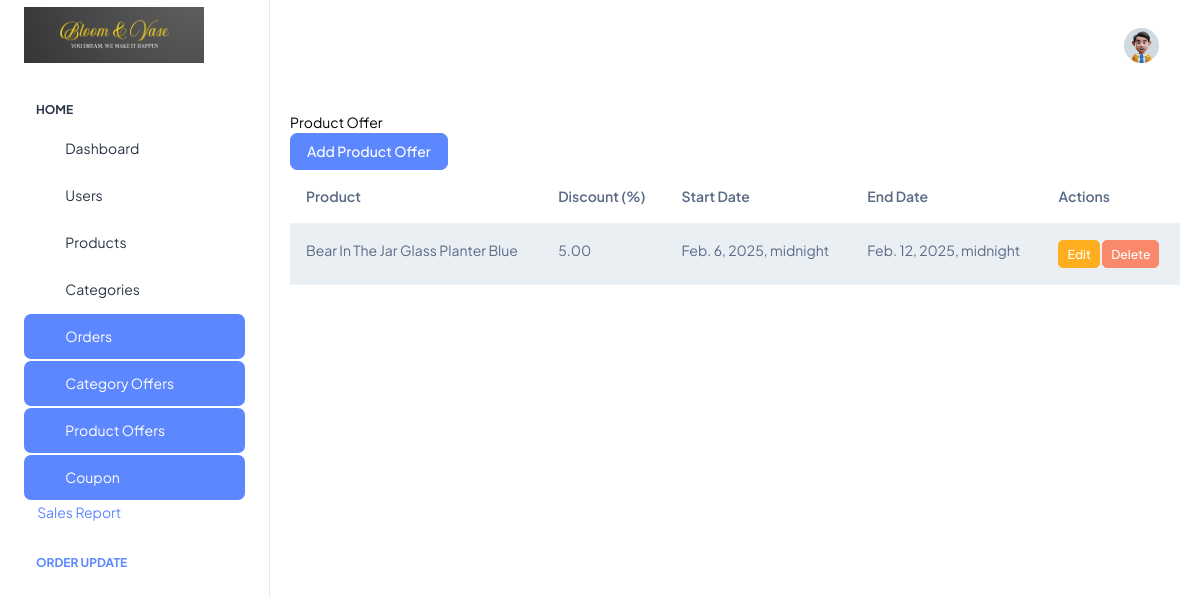
The page /my_admin/list-product-offers/ (signed in) on the database its author committed.
### product/models.py (models this page shows, shortened)
class ProductOffer(models.Model):
    product = models.ForeignKey('Product', on_delete=models.CASCADE)
    discount_percentage =  models.DecimalField(max_digits=5, decimal_places=2)
    start_date = models.DateTimeField()
    end_date = models.DateTimeField()

class Product(models.Model):
    CHOICES = [
        ('large','Large'),
        ('medium','Medium'),
        ('small','Small')
    ]
    name = models.CharField(max_length=100)
    base_image = models.ImageField(upload_to='products/base')
    price = models.PositiveIntegerField()
    description = models.TextField()
    created = models.DateTimeField(default=datetime.now)
    discount = models.FloatField()
    size = models.CharField(max_length=20,choices=CHOICES,default = 'small')
    category = models.ForeignKey('Category',on_delete=models.CASCADE)
    soft_deleted = models.BooleanField(default=False)

### my_admin/views.py (the view)
# urls.py: path('list-product-offers/', list_product_offers, name='list_product_offers'),
def list_product_offers(request):
    if request.user.is_staff:
        product_offer = ProductOffer.objects.all()
        context = {'product_offer': product_offer}
        return render(request, 'my_admin/list_product_offers.html', context)

### user/models.py (called while the page is built)
    @property
    def is_staff(self):
        return self.is_admin

### my_admin/templates/my_admin/list_product_offers.html (shortened to what this page needs)
{% extends 'my_admin/admin_index.html' %}
{% load static %}
{% block body %}
<div class="container mt-5" style="background-color: white; color: black; padding: 20px; border-radius: 8px;">
    <div class="page-heading">Product Offer</div>
    <a href="{% url 'add_product_offer' %}" class="btn btn-primary add-offer-btn">Add Product Offer</a>
    <table class="table table-striped">
        <thead>
            <tr>
                <th>Product</th>
                <th>Discount (%)</th>
                <th>Start Date</th>
                <th>End Date</th>
                <th>Actions</th>
            </tr>
        </thead>
        <tbody>
            {% for offer in product_offer %}
            <tr>
                <td>{{ offer.product.name }}</td>
                <td>{{ offer.discount_percentage }}</td>
                <td>{{ offer.start_date }}</td>
                <td>{{ offer.end_date }}</td>
                <td>
                    <a href="{% url 'edit_product_offer' offer.id %}" class="btn btn-warning btn-sm">Edit</a>
                    <button type="button" class="btn btn-danger btn-sm" data-bs-toggle="modal" data-bs-target="#deleteModal{{ offer.id }}">
                        Delete
                    </button>
                </td>
            </tr>
            {% empty %}
            <tr>
                <td colspan="5">No offers available.</td>
            </tr>
            {% endfor %}
        </tbody>
    </table>
</div>
{% endblock body %}

### rows shown on the page
ProductOffer: product.name "Bear In The Jar Glass Planter Blue", discount_percentage "5.00", start_date "Feb. 6, 2025, midnight", end_date "Feb. 12, 2025, midnight"
